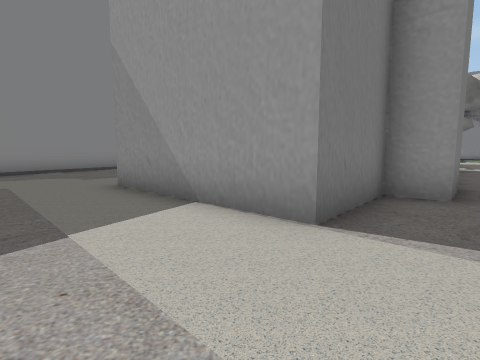
View 1 (above)

12 first-person views from a walk through a Unity game level. The camera is 1.5 m above the floor, tilts 6° down and sees 85° across. The floor is counted in squares, 2 m on a side. Each view is taken from the middle of a square. On the plan, view 1 faces up. The plan holds only what a view shows up to about 9 squares ahead; the rest is blank. The place goes on beyond the plan. Some surface patterns are stand-ins.

View 2
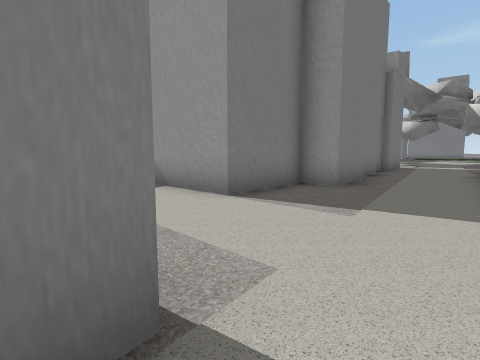

View 3
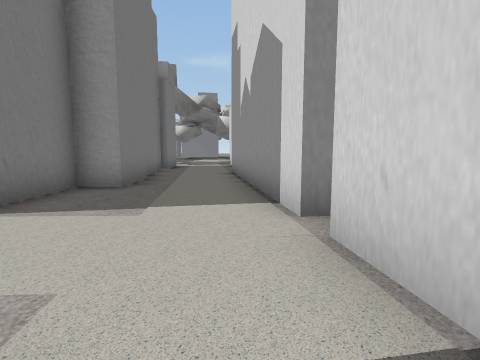

View 4
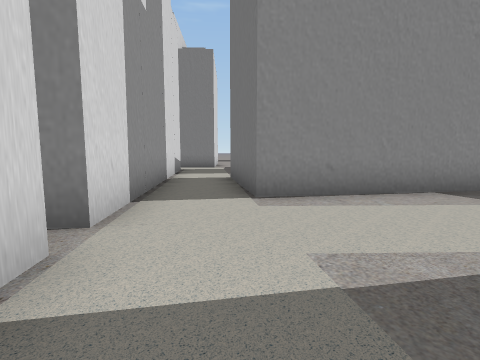

View 5
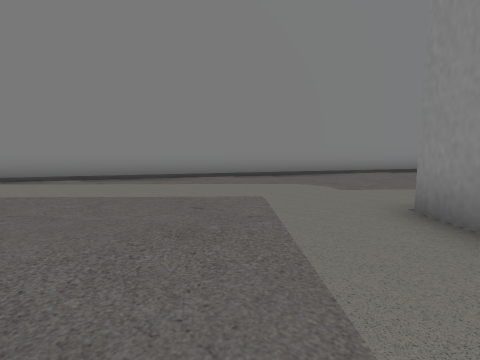

View 6
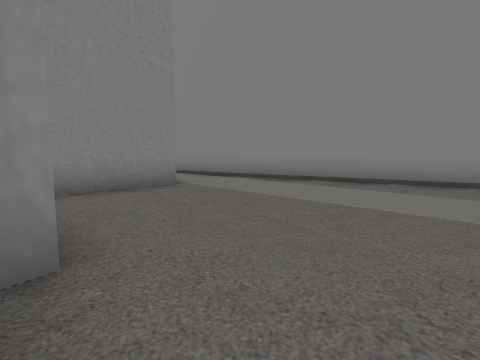

View 7
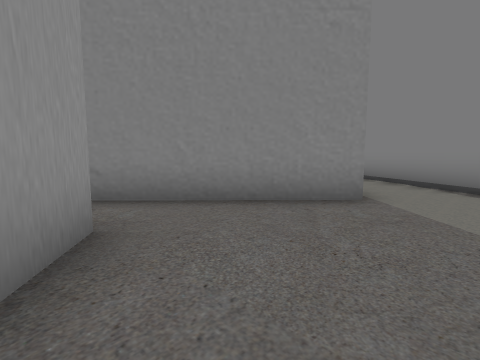

View 8
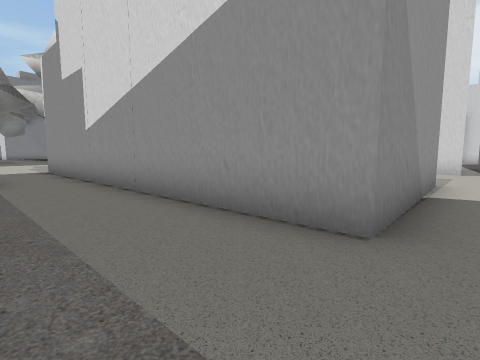

View 9
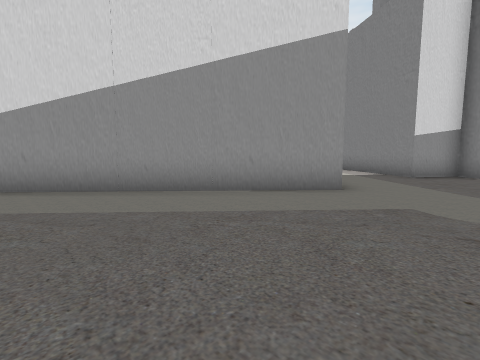

View 10
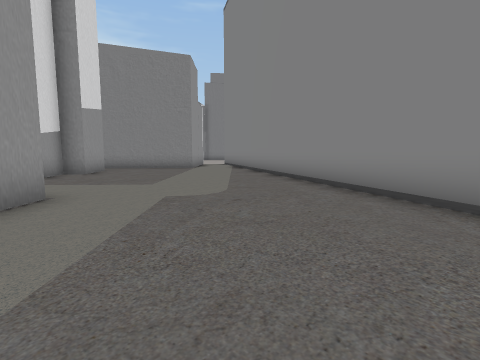

View 11
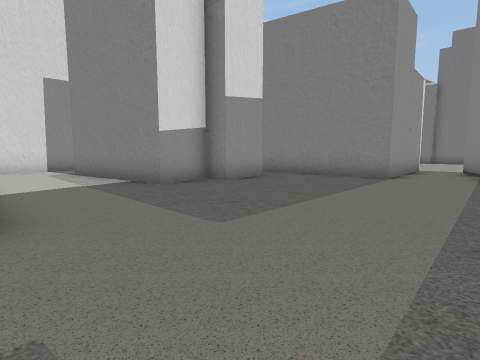

View 12
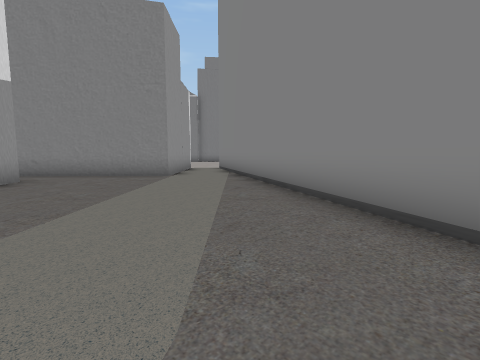

### Floor plan
Points are (right, up) in squares from view 1. A wall is a line through its corners. A room is listed if a view was taken in it or the views show most of it. See-through windows are left out.
Room 1 (views 1, 2, 3, 4)
walls: (3.7, -0.4) (5.4, 1.9); (4.5, 5.3) (3.2, 3.9) (2.5, 4.6) (0.8, 2.7) (-1.2, 4.5); (-2.1, 1.1) (0.7, -1) (0, -2); (1.7, -2.8) (3.2, -0.9); (5.6, 7) (4.9, 6.3)
ways out: opening at (-1, 3) to room 2; opening at (1, -2)
Room 2 (views 5, 6, 7, 8, 9, 10, 11, 12)
walls: (-1.2, 4.5) (-2.7, 5.8) (2.4, 11.5); (-5.8, -0.8) (-4.6, 0.8) (-4, 0.4) (-3.1, 1.8) (-2.1, 1.1); (-6.2, 10.9) (-12.2, 0); (-10.7, -1) (-9.3, 0.5) (-5.9, -2.8)
ways out: opening at (-1, 3) to room 1; opening at (-11, 0); opening at (-6, -2)

Where each view was taken, in squares from view 1:
view 1: 0 up, 0 right, facing up
view 2: 2 down, 1 right, facing up
view 3: 2 down, 1 right, facing up-right
view 4: 2 up, 4 right, facing down-left
view 5: 2 up, 2 left, facing up-left
view 6: 2 up, 3 left, facing left
view 7: 2 up, 5 left, facing down-left
view 8: 7 up, 5 left, facing right
view 9: 11 up, 5 left, facing down-right
view 10: 11 up, 2 left, facing down-left
view 11: 8 up, 5 left, facing down
view 12: 8 up, 5 left, facing down-left
